Frame 1 (no input): blank canvas, image omitted
Frame 60 (the mouse pressed at the canvas centre just before this capture): blank canvas, image omitted
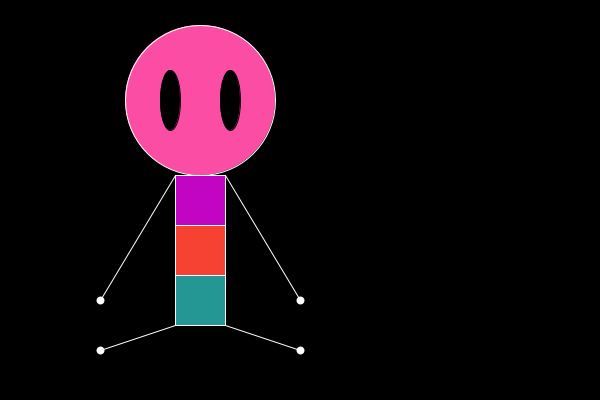
Frame 120 (the mouse held since frame 60 and released just before this capture)

The Processing sketch whose frames 1 and 60 were blank and that drew this single picture after the mouse press (run headless with seeded random() and noise(); from frame 60 on, the mouse is pressed at the canvas centre):

// Processing sketch: processing_140564
// ── processing_140564.pde

int dim = 30;

void setup(){
  
  size (600, 400);
  println ();
  smooth (20);
  background (0);
  frameRate (5);
  rectMode (CENTER);
  
}

void draw() {
 
  background (0); 
  if (mousePressed) {
  
  strokeWeight (1); 
  stroke (255); 
  fill (random (255), random (255), random (255));
  rect (200, 200, 50, 50);
  
  strokeWeight (1) ;
  stroke (255);
  fill (random (255), random (255), random (255));
  rect (200, 250, 50, 50);
  
  strokeWeight (1); 
  stroke (255);
  fill (random (255), random (255), random (255));
  rect (200, 300, 50, 50);
  
  strokeWeight (1) ;
  stroke (255);
  fill (random (255), random (255), random (255));
  ellipse (200, 100, 150, 150);
  
  strokeWeight (1);
  stroke (0); 
  fill (0);
  ellipse (230, 100, 20, 60);
  
  
  ellipse (170, 100, 20, 60);
  
  stroke (255);
  line (175, 175, 100, 300);
  strokeWeight (8);
  point (100, 300);
  
  strokeWeight (1);
  line (225, 175, 300, 300);
  
  strokeWeight (8);
  point (300, 300);
  
  strokeWeight (1);
  line (175, 325, 100, 350);
  
  strokeWeight (8);
  point (100, 350);
  
  strokeWeight (1);
  line (225, 325, 300, 350);
  
  strokeWeight (8);
  point (300, 350);
  }
  
  
}
